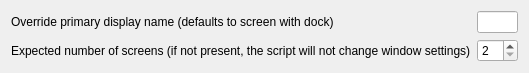
<?xml version="1.0" encoding="UTF-8"?>
<ui version="4.0">
 <class>KWin::VDOPConfigForm</class>
 <widget class="QWidget" name="KWin::TDOPConfigForm">
  <property name="geometry">
   <rect>
    <x>0</x>
    <y>0</y>
    <width>334</width>
    <height>59</height>
   </rect>
  </property>
  <property name="windowTitle">
   <string>VDOP Config</string>
  </property>
  <layout class="QFormLayout" name="formLayout">
   <item row="0" column="0">
    <widget class="QLabel">
     <property name="text">
      <string>Override primary display name (defaults to screen with dock)</string>
     </property>
    </widget>
   </item>
   <item row="0" column="1">
    <widget class="QLineEdit" name="kcfg_primaryOutputName">
     <property name="cleanText">
      <string notr="true">Name of the primary display</string>
     </property>
    </widget>
   </item>
   <item row="1" column="0">
    <widget class="QLabel">
     <property name="text">
      <string>Expected number of screens (if not present, the script will not change window settings)</string>
     </property>
    </widget>
   </item>
   <item row="1" column="1">
    <widget class="QSpinBox" name="kcfg_numberOfScreens">
     <property name="minimum">
      <number>2</number>
     </property>
    </widget>
   </item>
  </layout>
 </widget>
 <resources/>
</ui>
